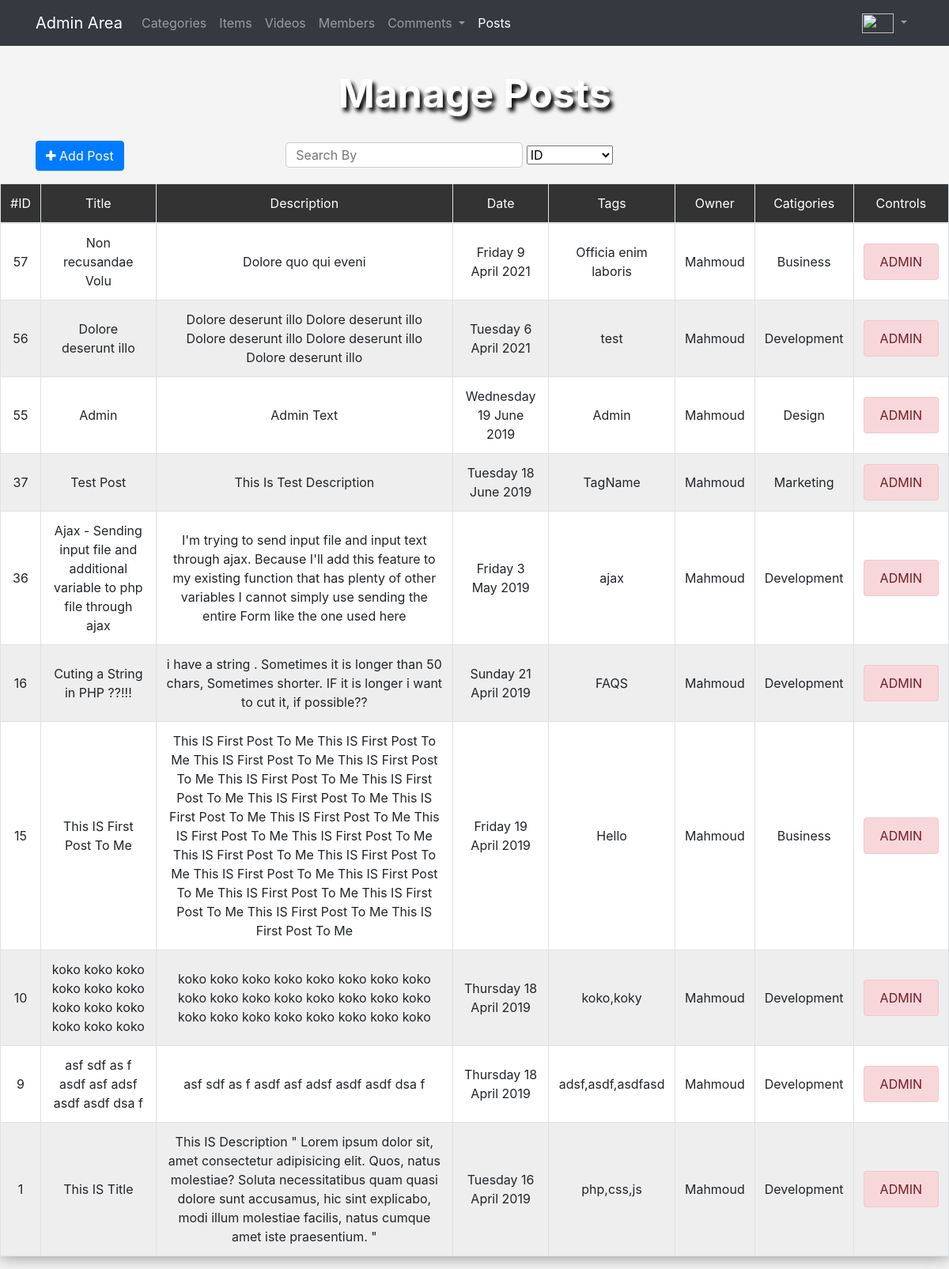
The page /admin/posts.php (signed in) on the database its author committed.
### tables this page shows
CREATE TABLE `posts` (
  `PostID` int(11) NOT NULL,
  `Post_Title` text DEFAULT NULL,
  `Post_Description` text NOT NULL,
  `Post_Tags` text NOT NULL,
  `Post_Date` date NOT NULL,
  `Post_File` text DEFAULT NULL,
  `Post_Like` int(11) NOT NULL DEFAULT 0,
  `User_ID` int(11) NOT NULL,
  `Cat_ID` int(11) NOT NULL,
  `Post_Approve` int(11) NOT NULL DEFAULT 0
);

CREATE TABLE `users` (
  `UserID` int(11) NOT NULL,
  `UserName` varchar(255) DEFAULT NULL,
  `NickName` text DEFAULT NULL,
  `Password` text DEFAULT NULL,
  `FullName` text DEFAULT NULL,
  `Email` text DEFAULT NULL,
  `Gender` varchar(255) DEFAULT 'male',
  `Country` varchar(255) NOT NULL,
  `Phone` int(255) NOT NULL,
  `Admin` int(11) DEFAULT 0,
  `Date` date DEFAULT NULL,
  `Regstatus` varchar(255) DEFAULT '0',
  `UserImage` text NOT NULL
);

CREATE TABLE `categories` (
  `ID` int(11) NOT NULL,
  `Name` varchar(255) DEFAULT NULL,
  `Description` text NOT NULL,
  `Ordering` int(11) DEFAULT NULL,
  `Visibility` varchar(255) DEFAULT 'yes',
  `Comments` varchar(255) DEFAULT 'yes',
  `Ads` varchar(255) DEFAULT 'yes'
);

### admin/posts.php (the view, shortened to what this page needs)
<?php
include "init.php";
$action = isset($_GET["action"]) ? $_GET["action"] : "Manage";
if($action == "Manage"){
        $stmt = $conn->prepare("SELECT posts.*, categories.Name, users.UserName, users.Admin FROM `posts`
                                INNER JOIN categories ON categories.ID = posts.Cat_ID
                                INNER JOIN users ON users.UserID = posts.User_ID
                                ORDER BY PostID DESC");
        $stmt->execute();
        $posts = $stmt->fetchAll();
?>
<div class="container mb-3">
  <h1 class="text-center">Manage Posts</h1>
  <a href="posts.php?action=Add" class="btn btn-primary"><i class="fa fa-plus"></i> Add Post</a>
  <input type='text' name='search' placeholder="Search By" id="searchByName" data-action="searchPost">
  <select id='searchBy'>
    <option value='PostID'> ID </option>
  </select>
</div>
<div class="table-responsive">
<table class="custom-table table table-bordered text-center">
    <thead>
      <tr>
        <td>#ID</td>
        <td>Title</td>
        <td>Description</td>
        <td>Date</td>
        <td>Tags</td>
        <td>Owner</td>
        <td>Catigories</td>
        <td>Controls</td>
      </tr>
    </thead>
    <tbody>
      <?php
        foreach ($posts as $post) {
            echo "<tr>";
                  echo "<td>" . $post["PostID"] . "</td>";
                  echo "<td>" . $post["Post_Title"] . "</td>";
                  echo "<td>" . $post["Post_Description"] . "</td>";
                  echo "<td>" . date('l j F Y', strtotime($post["Post_Date"])) . "</td>";
                  echo "<td>" . $post["Post_Tags"] . "</td>";
                  echo "<td>" . $post["UserName"] . "</td>";
                  echo "<td>" . $post["Name"] . "</td>";
                if($post['Admin'] == 1){
                  echo "<td><span class='alert alert-danger'>ADMIN</span></td>";
                }
          echo "</tr>";
        }
      ?>
    </tbody>
</table>
</div>
<?php
}else{
  header("Location: index.php");
  exit();
}
include $tpl."footer.php";

### admin/layout/css/backend.css (style rules this page uses)
body { background-color: #f4f4f4; }
a { text-decoration: none; }
h1 { margin: 30px 0; font-size: 50px; font-weight: bold; color: #fff; text-shadow: 4px 5px 5px #000; }
input#searchByName { width: 300px; margin-left: 200px; padding: 3px 12px; border-radius: 5px; border: 1px solid #ccc; }
.custom-table { box-shadow: 0 0px 20px #888; }
.custom-table tbody tr td { background: #fff; vertical-align: middle!important; }
.custom-table tbody tr:nth-of-type(even) td { background: #eee; }
.custom-table thead tr td, .custom-table thead tr td:hover { background: #333; color: #fff; }

### rows shown on the page
posts: PostID "57", Post_Title "Non recusandae Volu", Post_Description "Dolore quo qui eveni", Post_Date "Friday 9 April 2021", Post_Tags "Officia enim laboris", users.UserName "Mahmoud", Cat_ID.Name "Business"
posts: PostID "56", Post_Title "Dolore deserunt illo", Post_Description "Dolore deserunt illo Dolore deserunt illo Dolore deserunt illo Dolore deserunt illo Dolore deserunt illo", Post_Date "Tuesday 6 April 2021", Post_Tags "test", users.UserName "Mahmoud", Cat_ID.Name "Development"
posts: PostID "55", Post_Title "Admin", Post_Description "Admin Text", Post_Date "Wednesday 19 June 2019", Post_Tags "Admin", users.UserName "Mahmoud", Cat_ID.Name "Design"
posts: PostID "37", Post_Title "Test Post", Post_Description "This Is Test Description", Post_Date "Tuesday 18 June 2019", Post_Tags "TagName", users.UserName "Mahmoud", Cat_ID.Name "Marketing"
posts: PostID "36", Post_Title "Ajax - Sending input file and additional variable to php file through ajax", Post_Description "I'm trying to send input file and input text through ajax. Because I'll add this feature to my existing function that has plenty of other variables I cannot simply use sending the entire Form like the one used here", Post_Date "Friday 3 May 2019", Post_Tags "ajax", users.UserName "Mahmoud", Cat_ID.Name "Development"
posts: PostID "16", Post_Title "Cuting a String in PHP ??!!!", Post_Description "i have a string . Sometimes it is longer than 50 chars, Sometimes shorter. IF it is longer i want to cut it, if possible??", Post_Date "Sunday 21 April 2019", Post_Tags "FAQS", users.UserName "Mahmoud", Cat_ID.Name "Development"
posts: PostID "15", Post_Title "This IS First Post To Me", Post_Description "This IS First Post To Me This IS First Post To Me This IS First Post To Me This IS First Post To Me This IS First Post To Me This IS First Post To Me This IS First Post To Me This IS First Post To Me This IS First Post To Me This IS First Post To Me This IS First Post To Me This IS First Post To Me This IS First Post To Me This IS First Post To Me This IS First Post To Me This IS First Post To Me This IS First Post To Me This IS First Post To Me This IS First Post To Me", Post_Date "Friday 19 April 2019", Post_Tags "Hello", users.UserName "Mahmoud", Cat_ID.Name "Business"
posts: PostID "10", Post_Title "koko koko koko koko koko koko koko koko koko koko koko koko", Post_Description "koko koko koko koko koko koko koko koko koko koko koko koko koko koko koko koko koko koko koko koko koko koko koko koko", Post_Date "Thursday 18 April 2019", Post_Tags "koko,koky", users.UserName "Mahmoud", Cat_ID.Name "Development"
posts: PostID "9", Post_Title "asf sdf as f asdf asf adsf asdf asdf dsa f", Post_Description "asf sdf as f asdf asf adsf asdf asdf dsa f", Post_Date "Thursday 18 April 2019", Post_Tags "adsf,asdf,asdfasd", users.UserName "Mahmoud", Cat_ID.Name "Development"
posts: PostID "1", Post_Title "This IS Title", Post_Description "This IS Description \" Lorem ipsum dolor sit, amet consectetur adipisicing elit. Quos, natus molestiae? Soluta necessitatibus quam quasi dolore sunt accusamus, hic sint explicabo, modi illum molestiae facilis, natus cumque amet iste praesentium. \"", Post_Date "Tuesday 16 April 2019", Post_Tags "php,css,js", users.UserName "Mahmoud", Cat_ID.Name "Development"

### other values the page prints
lang("ADMIN") "Admin Area"
lang("SECTIONS") "Categories"
lang("ITEMS") "Items"
lang("VIDEOS") "Videos"
lang("MEMBERS") "Members"
lang("COMMENTS") "Comments"
lang("POSTS") "Posts"
